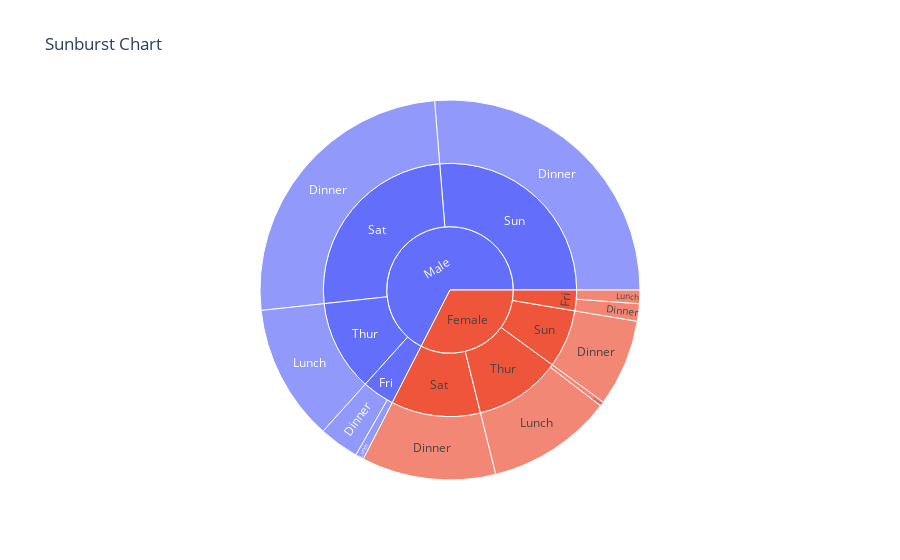

Notebook cell for this chart:
### Code cell
# Example 7: Sunburst Chart

import plotly.express as px
# Generate sample data
df = px.data.tips()
# Create a sunburst chart
fig = px.sunburst(df, path=['sex', 'day', 'time'], values='total_bill', title='Sunburst Chart')
# Show the plot
fig.show()

### Figure 1 — Plotly figure (JSON) as saved in the notebook; plotly's stock layout.template omitted (floating-point values rounded to 4 significant figures)
{"data": [{"branchvalues": "total", "domain": {"x": [0, 1], "y": [0, 1]}, "hovertemplate": "labels=%{label}<br>total_bill=%{value}<br>parent=%{parent}<br>id=%{id}<extra></extra>", "ids": ["Female/Fri/Dinner", "Male/Fri/Dinner", "Female/Sat/Dinner", "Male/Sat/Dinner", "Female/Sun/Dinner", "Male/Sun/Dinner", "Female/Thur/Dinner", "Female/Fri/Lunch", "Male/Fri/Lunch", "Female/Thur/Lunch", "Male/Thur/Lunch", "Female/Fri", "Male/Fri", "Female/Sat", "Male/Sat", "Female/Sun", "Male/Sun", "Female/Thur", "Male/Thur", "Female", "Male"], "labels": ["Dinner", "Dinner", "Dinner", "Dinner", "Dinner", "Dinner", "Dinner", "Lunch", "Lunch", "Lunch", "Lunch", "Fri", "Fri", "Sat", "Sat", "Sun", "Sun", "Thur", "Thur", "Female", "Male"], "name": "", "parents": ["Female/Fri", "Male/Fri", "Female/Sat", "Male/Sat", "Female/Sun", "Male/Sun", "Female/Thur", "Female/Fri", "Male/Fri", "Female/Thur", "Male/Thur", "Female", "Male", "Female", "Male", "Female", "Male", "Female", "Male", "", ""], "type": "sunburst", "values": [71.55, 164.4, 551.0, 1227.0, 357.7, 1269.0, 18.78, 55.76, 34.16, 516.1, 561.4, 127.3, 198.6, 551.0, 1227.0, 357.7, 1269.0, 534.9, 561.4, 1571.0, 3257.0]}], "layout": {"legend": {"tracegroupgap": 0}, "title": {"text": "Sunburst Chart"}}}
